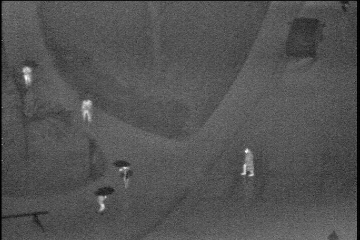
#> input picture data/images/00001/img_00002.bmp, 360 x 240 px
$ python -i edge_processing.py   (imports and definitions only)   (older library calls are emulated)
#> lines starting #> are read from the running program, lines starting #| are printed output that depends on the picture; after the words box and inside, x2 and y2 are one past the last pixel; in counts of white or black regions, pixels touching at a corner belong together
#> further down, picture is the input picture: shape (240, 360); min 0, max 255, mean 82.8
import cv2
import numpy as np

#Perform
from sklearn.externals import joblib
from skimage.feature import hog
from config import *


def edge_extraction(img):
	margin=5


	#Extract Edge
	canny = cv2.Canny(img, 100, 240)
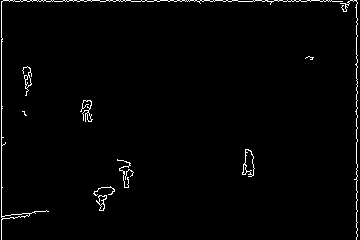
#> canny: shape (240, 360); 1.7% white in thin lines or dots
	rows, cols = img.shape
#> rows = 240; cols = 360
	canny[:margin,:]=0
	canny[rows-margin:,:]=0
#> canny: shape (240, 360); 1.2% white in thin lines or dots
	canny[:,:margin]=0
	canny[:,cols-margin:]=0
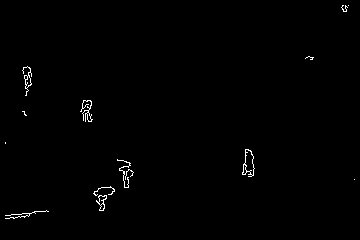
#> canny: shape (240, 360); 0.67% white in thin lines or dots, all inside (x1, y1, x2, y2) = (5, 5, 355, 219)

	#Morphological Transformations
	kernel = np.ones((3,3), np.uint8)
	#img_erosion = cv2.erode(img, kernel, iterations=1)
	img_dilation = cv2.dilate(canny, kernel, iterations=1)
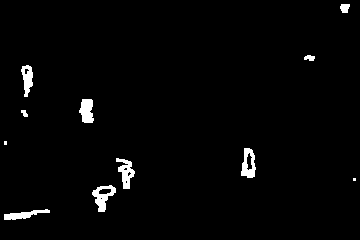
#> img_dilation: shape (240, 360); 2.1% white; 11 white regions (2 under 20 px)

	#Fill the holes
	img2,contour,hier = cv2.findContours(img_dilation,cv2.RETR_CCOMP,cv2.CHAIN_APPROX_SIMPLE)
#> contour = 18 contours, 6 with area under 20; largest, box (x1, y1, x2, y2) and area: (92, 185, 116, 212) 317, (241, 148, 256, 178) 300, (116, 158, 135, 189) 256, (79, 99, 94, 123) 240, (21, 65, 33, 97) 215
	for cnt in contour:
	    cv2.drawContours(img_dilation,[cnt],0,255,-1)
#> this loop made 18 passes
#> cnt on passes 3, 5, 12: [[100, 198], [101, 197], [102, 198], [101, 199]], [[353, 178], [353, 180], [355, 180], [355, 178]], [[4, 141], [4, 144], [6, 144], [6, 141]]
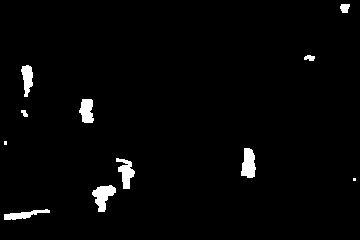
#> img_dilation: shape (240, 360); 2.2% white; 11 white regions (2 under 20 px), largest, box (x1, y1, x2, y2) and area: (92, 185, 116, 212) 359, (241, 148, 256, 178) 338, (116, 158, 135, 189) 307
	closing = cv2.morphologyEx(img_dilation, cv2.MORPH_CLOSE, kernel)
#> closing: shape (240, 360); 2.3% white; 11 white regions (2 under 20 px), largest, box (x1, y1, x2, y2) and area: (92, 185, 116, 212) 367, (241, 148, 256, 178) 338, (116, 158, 135, 189) 317

	return closing


def find_candidate(img):
	num_labels,labels,stats,centroids = cv2.connectedComponentsWithStats(img, 8, cv2.CV_32S)
	human_candidate=[]
	bound_low=10
	bound_high=30
	ratio=2

	for i in range(stats.shape[0]):
		if stats[i,2]<stats[i,3] and bound_low<=stats[i,2]<=bound_high:

			# [8 lines of commented-out code are left out]


			human_candidate.append(stats[i,:])

	return human_candidate


def candidate_classification(img,clf):
	fd = hog(img, orientations, pixels_per_cell, cells_per_block, visualize, normalize)
	temp = np.array(fd).reshape((1, -1))
	pred = clf.predict(temp)

	return pred


# [27 lines of commented-out code are left out]

>>> import cv2
>>> picture = cv2.imread('../data/images/00001/img_00002.bmp', cv2.IMREAD_GRAYSCALE)
>>> result = edge_extraction(picture)
